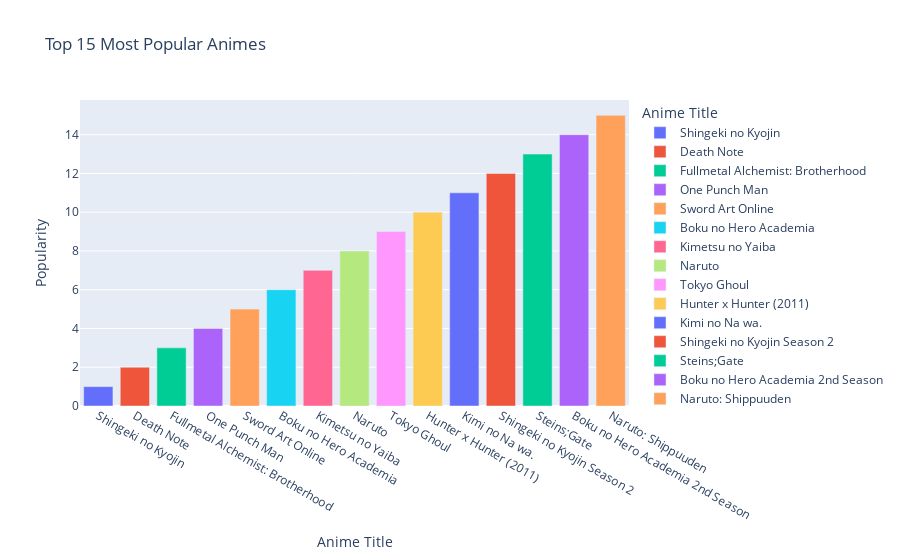

Notebook source saved alongside this figure:
### Code cell
# Filter out anime titles with a popularity value greater than 0
# This will create a new DataFrame with anime having a positive popularity value
df_valid_popularity = df_anime[df_anime['Popularity'] > 0]

# Sort the DataFrame by 'Popularity' in ascending order and select the top 15 most popular animes
top_10_popular = df_valid_popularity.sort_values(by='Popularity', ascending=True).head(15)

# Create a bar chart using Plotly Express (px)
# Set 'Name' as the x-axis (anime titles), 'Popularity' as the y-axis (popularity values),
# Label the x and y axes accordingly, set the title for the chart, and color the bars based on anime titles
fig = px.bar(top_10_popular, x='Name', y='Popularity',
             labels={'Name': 'Anime Title', 'Popularity': 'Popularity'},
             title='Top 15 Most Popular Animes',
             color='Name')

# Display the bar chart
fig.show()

### Figure 1 — Plotly figure (JSON) as saved in the notebook; plotly's stock layout.template omitted (floating-point values rounded to 4 significant figures)
{"data": [{"alignmentgroup": "True", "hovertemplate": "Anime Title=%{x}<br>Popularity=%{y}<extra></extra>", "legendgroup": "Shingeki no Kyojin", "marker": {"color": "#636efa", "pattern": {"shape": ""}}, "name": "Shingeki no Kyojin", "offsetgroup": "Shingeki no Kyojin", "orientation": "v", "showlegend": true, "textposition": "auto", "type": "bar", "x": ["Shingeki no Kyojin"], "xaxis": "x", "y": [1], "yaxis": "y"}, {"alignmentgroup": "True", "hovertemplate": "Anime Title=%{x}<br>Popularity=%{y}<extra></extra>", "legendgroup": "Death Note", "marker": {"color": "#EF553B", "pattern": {"shape": ""}}, "name": "Death Note", "offsetgroup": "Death Note", "orientation": "v", "showlegend": true, "textposition": "auto", "type": "bar", "x": ["Death Note"], "xaxis": "x", "y": [2], "yaxis": "y"}, {"alignmentgroup": "True", "hovertemplate": "Anime Title=%{x}<br>Popularity=%{y}<extra></extra>", "legendgroup": "Fullmetal Alchemist: Brotherhood", "marker": {"color": "#00cc96", "pattern": {"shape": ""}}, "name": "Fullmetal Alchemist: Brotherhood", "offsetgroup": "Fullmetal Alchemist: Brotherhood", "orientation": "v", "showlegend": true, "textposition": "auto", "type": "bar", "x": ["Fullmetal Alchemist: Brotherhood"], "xaxis": "x", "y": [3], "yaxis": "y"}, {"alignmentgroup": "True", "hovertemplate": "Anime Title=%{x}<br>Popularity=%{y}<extra></extra>", "legendgroup": "One Punch Man", "marker": {"color": "#ab63fa", "pattern": {"shape": ""}}, "name": "One Punch Man", "offsetgroup": "One Punch Man", "orientation": "v", "showlegend": true, "textposition": "auto", "type": "bar", "x": ["One Punch Man"], "xaxis": "x", "y": [4], "yaxis": "y"}, {"alignmentgroup": "True", "hovertemplate": "Anime Title=%{x}<br>Popularity=%{y}<extra></extra>", "legendgroup": "Sword Art Online", "marker": {"color": "#FFA15A", "pattern": {"shape": ""}}, "name": "Sword Art Online", "offsetgroup": "Sword Art Online", "orientation": "v", "showlegend": true, "textposition": "auto", "type": "bar", "x": ["Sword Art Online"], "xaxis": "x", "y": [5], "yaxis": "y"}, {"alignmentgroup": "True", "hovertemplate": "Anime Title=%{x}<br>Popularity=%{y}<extra></extra>", "legendgroup": "Boku no Hero Academia", "marker": {"color": "#19d3f3", "pattern": {"shape": ""}}, "name": "Boku no Hero Academia", "offsetgroup": "Boku no Hero Academia", "orientation": "v", "showlegend": true, "textposition": "auto", "type": "bar", "x": ["Boku no Hero Academia"], "xaxis": "x", "y": [6], "yaxis": "y"}, {"alignmentgroup": "True", "hovertemplate": "Anime Title=%{x}<br>Popularity=%{y}<extra></extra>", "legendgroup": "Kimetsu no Yaiba", "marker": {"color": "#FF6692", "pattern": {"shape": ""}}, "name": "Kimetsu no Yaiba", "offsetgroup": "Kimetsu no Yaiba", "orientation": "v", "showlegend": true, "textposition": "auto", "type": "bar", "x": ["Kimetsu no Yaiba"], "xaxis": "x", "y": [7], "yaxis": "y"}, {"alignmentgroup": "True", "hovertemplate": "Anime Title=%{x}<br>Popularity=%{y}<extra></extra>", "legendgroup": "Naruto", "marker": {"color": "#B6E880", "pattern": {"shape": ""}}, "name": "Naruto", "offsetgroup": "Naruto", "orientation": "v", "showlegend": true, "textposition": "auto", "type": "bar", "x": ["Naruto"], "xaxis": "x", "y": [8], "yaxis": "y"}, {"alignmentgroup": "True", "hovertemplate": "Anime Title=%{x}<br>Popularity=%{y}<extra></extra>", "legendgroup": "Tokyo Ghoul", "marker": {"color": "#FF97FF", "pattern": {"shape": ""}}, "name": "Tokyo Ghoul", "offsetgroup": "Tokyo Ghoul", "orientation": "v", "showlegend": true, "textposition": "auto", "type": "bar", "x": ["Tokyo Ghoul"], "xaxis": "x", "y": [9], "yaxis": "y"}, {"alignmentgroup": "True", "hovertemplate": "Anime Title=%{x}<br>Popularity=%{y}<extra></extra>", "legendgroup": "Hunter x Hunter (2011)", "marker": {"color": "#FECB52", "pattern": {"shape": ""}}, "name": "Hunter x Hunter (2011)", "offsetgroup": "Hunter x Hunter (2011)", "orientation": "v", "showlegend": true, "textposition": "auto", "type": "bar", "x": ["Hunter x Hunter (2011)"], "xaxis": "x", "y": [10], "yaxis": "y"}, {"alignmentgroup": "True", "hovertemplate": "Anime Title=%{x}<br>Popularity=%{y}<extra></extra>", "legendgroup": "Kimi no Na wa.", "marker": {"color": "#636efa", "pattern": {"shape": ""}}, "name": "Kimi no Na wa.", "offsetgroup": "Kimi no Na wa.", "orientation": "v", "showlegend": true, "textposition": "auto", "type": "bar", "x": ["Kimi no Na wa."], "xaxis": "x", "y": [11], "yaxis": "y"}, {"alignmentgroup": "True", "hovertemplate": "Anime Title=%{x}<br>Popularity=%{y}<extra></extra>", "legendgroup": "Shingeki no Kyojin Season 2", "marker": {"color": "#EF553B", "pattern": {"shape": ""}}, "name": "Shingeki no Kyojin Season 2", "offsetgroup": "Shingeki no Kyojin Season 2", "orientation": "v", "showlegend": true, "textposition": "auto", "type": "bar", "x": ["Shingeki no Kyojin Season 2"], "xaxis": "x", "y": [12], "yaxis": "y"}, {"alignmentgroup": "True", "hovertemplate": "Anime Title=%{x}<br>Popularity=%{y}<extra></extra>", "legendgroup": "Steins;Gate", "marker": {"color": "#00cc96", "pattern": {"shape": ""}}, "name": "Steins;Gate", "offsetgroup": "Steins;Gate", "orientation": "v", "showlegend": true, "textposition": "auto", "type": "bar", "x": ["Steins;Gate"], "xaxis": "x", "y": [13], "yaxis": "y"}, {"alignmentgroup": "True", "hovertemplate": "Anime Title=%{x}<br>Popularity=%{y}<extra></extra>", "legendgroup": "Boku no Hero Academia 2nd Season", "marker": {"color": "#ab63fa", "pattern": {"shape": ""}}, "name": "Boku no Hero Academia 2nd Season", "offsetgroup": "Boku no Hero Academia 2nd Season", "orientation": "v", "showlegend": true, "textposition": "auto", "type": "bar", "x": ["Boku no Hero Academia 2nd Season"], "xaxis": "x", "y": [14], "yaxis": "y"}, {"alignmentgroup": "True", "hovertemplate": "Anime Title=%{x}<br>Popularity=%{y}<extra></extra>", "legendgroup": "Naruto: Shippuuden", "marker": {"color": "#FFA15A", "pattern": {"shape": ""}}, "name": "Naruto: Shippuuden", "offsetgroup": "Naruto: Shippuuden", "orientation": "v", "showlegend": true, "textposition": "auto", "type": "bar", "x": ["Naruto: Shippuuden"], "xaxis": "x", "y": [15], "yaxis": "y"}], "layout": {"autosize": true, "barmode": "relative", "legend": {"title": {"text": "Anime Title"}, "tracegroupgap": 0}, "title": {"text": "Top 15 Most Popular Animes"}, "xaxis": {"anchor": "y", "autorange": true, "categoryarray": ["Shingeki no Kyojin", "Death Note", "Fullmetal Alchemist: Brotherhood", "One Punch Man", "Sword Art Online", "Boku no Hero Academia", "Kimetsu no Yaiba", "Naruto", "Tokyo Ghoul", "Hunter x Hunter (2011)", "Kimi no Na wa.", "Shingeki no Kyojin Season 2", "Steins;Gate", "Boku no Hero Academia 2nd Season", "Naruto: Shippuuden"], "categoryorder": "array", "domain": [0, 1], "range": [-0.5, 14.5], "title": {"text": "Anime Title"}, "type": "category"}, "yaxis": {"anchor": "x", "autorange": true, "domain": [0, 1], "range": [0, 15.79], "title": {"text": "Popularity"}, "type": "linear"}}}
